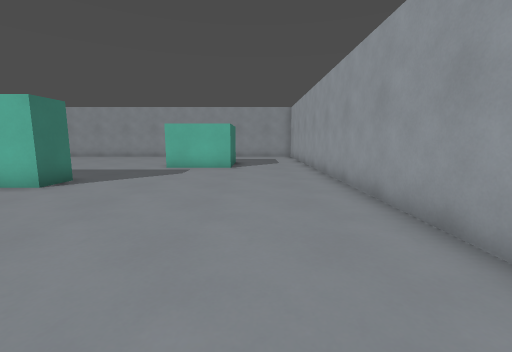
View 1 (above)

16 first-person views from a walk through a 3-D level made in the Godot game engine. The camera is 1.2 m above the floor, tilts 8° down and sees 90° across. The floor is counted in squares, 1 m on a side. Each view is taken from the middle of a square. On the plan, view 1 faces up. The plan holds only what a view shows up to about 12 squares ahead; the rest is blank. Characters and animated objects are left out.

View 2
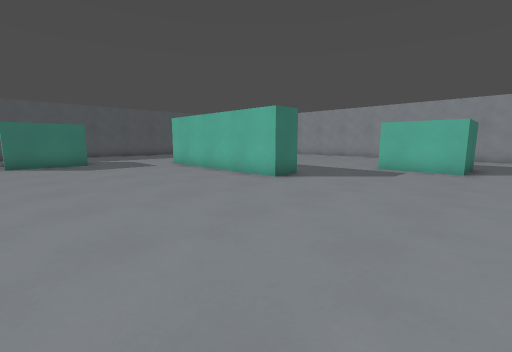

View 3
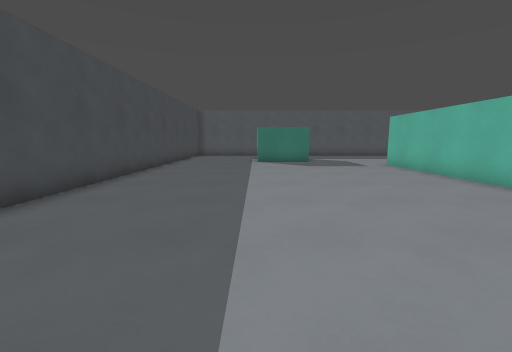

View 4
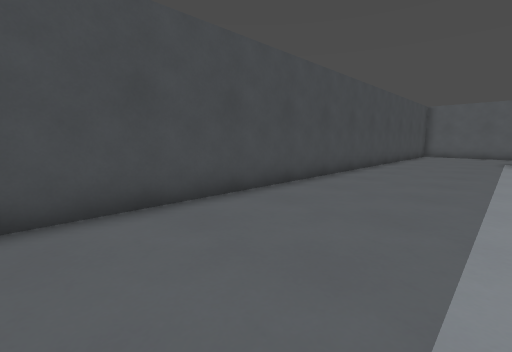

View 5
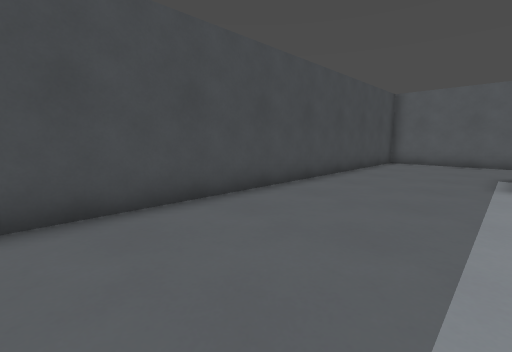

View 6
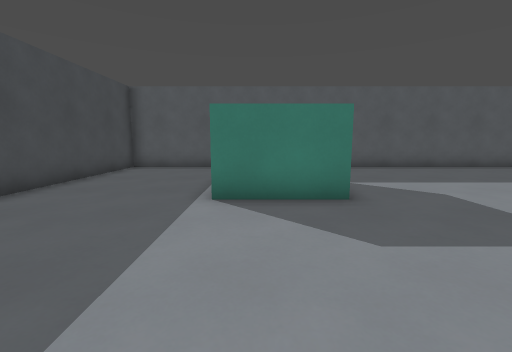

View 7
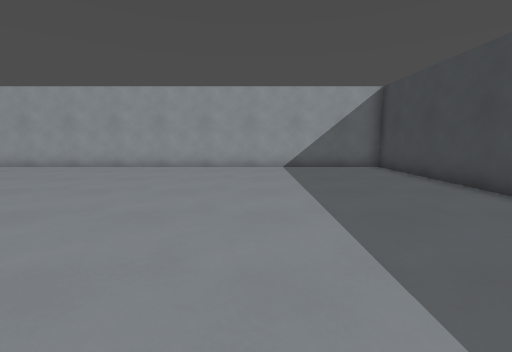

View 8
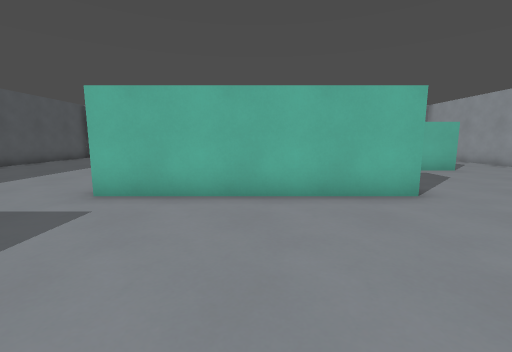

View 9
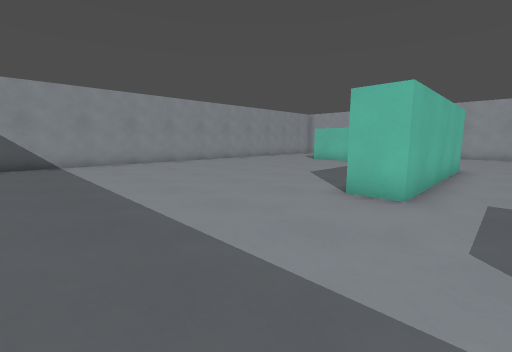

View 10
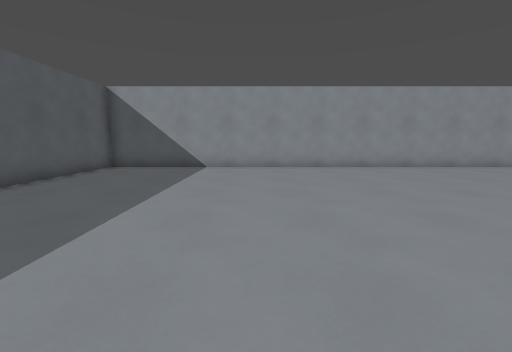

View 11
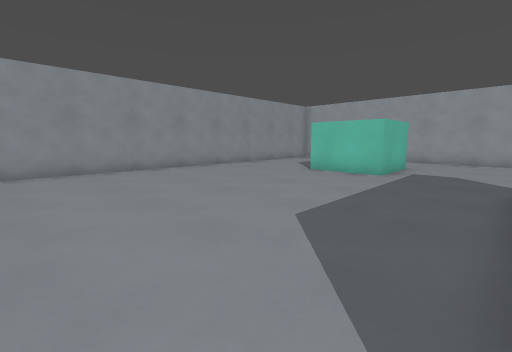

View 12
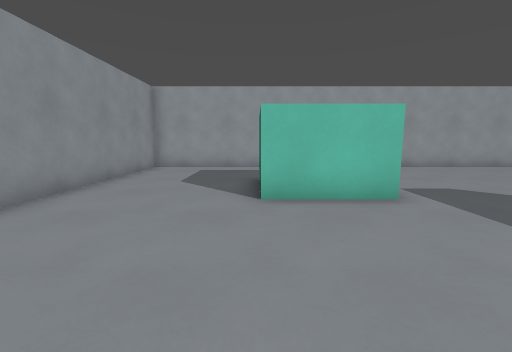

View 13
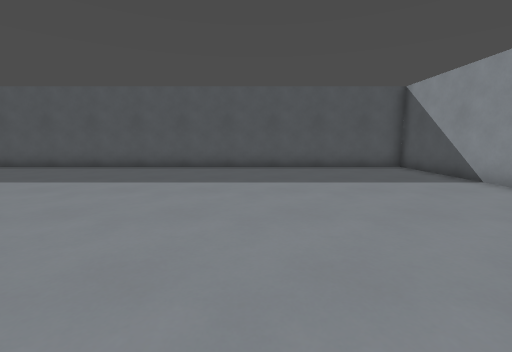

View 14
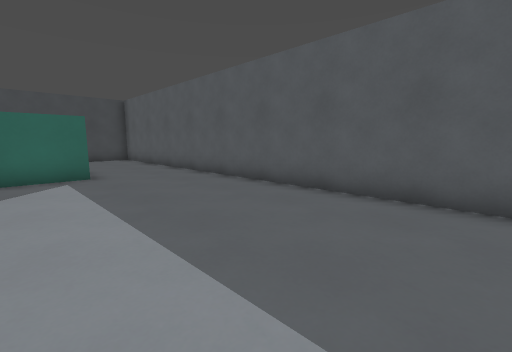

View 15
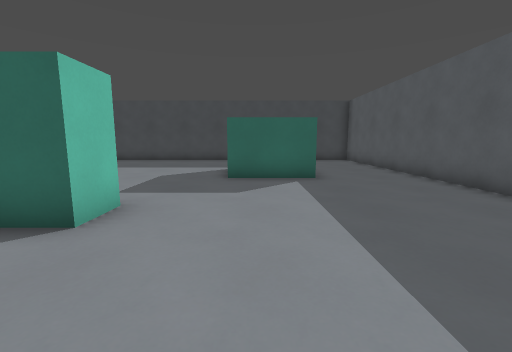

View 16
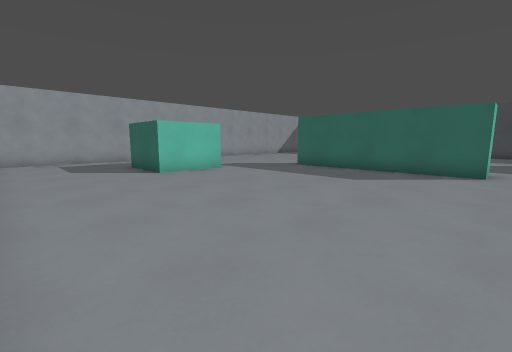

### Floor plan
Points are (right, up) in squares from view 1. A wall is a line through its corners. A room is listed if a view was taken in it or the views show most of it. See-through windows are left out.
Room 1 (views 1, 2, 3, 4, 5, 6, 7, 8)
walls: (-5.5, 7.6) (-5.5, 6.4) (-12.5, 6.4); (-14.1, 2.9) (-14.1, 0); (-1.1, 11.1) (-3.9, 11.1); (-20.5, -0.5) (-20.5, -4.5) (2.5, -4.5) (2.5, 10.5)
ways out: opening at (-19, -1) to room 2; opening at (-13.7, 5) to room 2; opening at (-4.7, 9) to room 2; opening at (1, 10.3) to room 2
Room 2 (views 9, 10, 11, 12, 13, 14, 15, 16)
walls: (-12.5, 6.4) (-12.5, 7.6) (-6.1, 7.6); (-3.9, 11.1) (-3.9, 13.9) (-1.1, 13.9) (-1.1, 11.1); (-17, 2.9) (-14.1, 2.9); (2.5, 10.5) (2.5, 18.5) (-20.5, 18.5) (-20.5, -0.5)
ways out: opening at (-19, -1) to room 1; opening at (-13.7, 5) to room 1; opening at (-4.7, 9) to room 1; opening at (1, 10.3) to room 1

Positions as (right, up) in squares from view 1, and headings:
1: (0, 0), facing up
2: (0, 0), facing up-left
3: (0, 0), facing left
4: (1, 0), facing down-left
5: (-6, 0), facing down-left
6: (-9, 1), facing left
7: (-9, 1), facing right
8: (-9, 1), facing up
9: (-18, 5), facing up-right
10: (-14, 7), facing up
11: (-13, 8), facing up-right
12: (-9, 14), facing right
13: (-9, 12), facing left
14: (-15, 12), facing down-left
15: (-15, 11), facing down
16: (-13, 18), facing down-right
